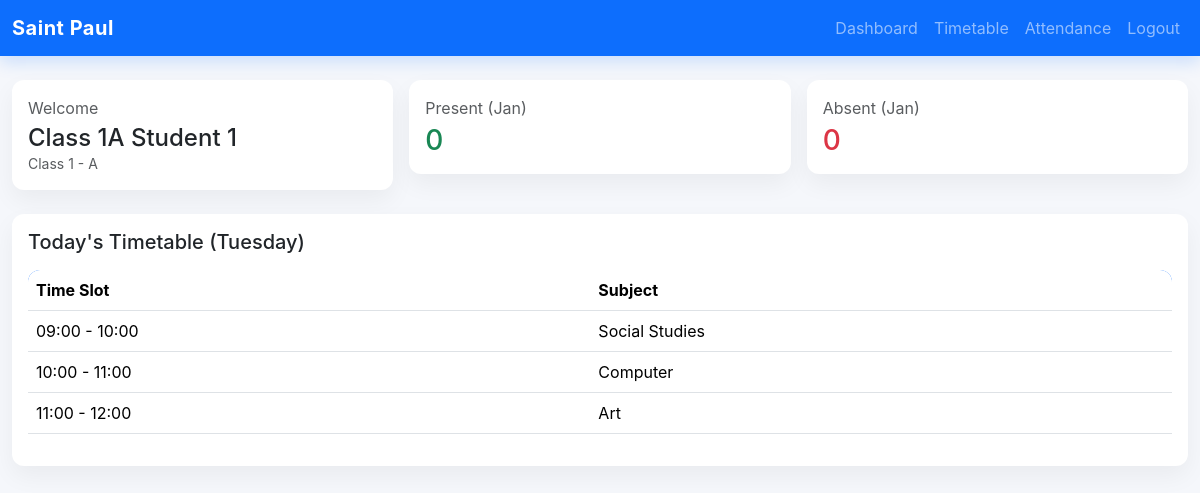
The page /student/dashboard.php (signed in) on the database its author committed.
### tables this page shows
CREATE TABLE IF NOT EXISTS timetable (
  id INT AUTO_INCREMENT PRIMARY KEY,
  class VARCHAR(50) NOT NULL,
  section VARCHAR(10) NOT NULL,
  day ENUM('Monday','Tuesday','Wednesday','Thursday','Friday','Saturday') NOT NULL,
  time_slot VARCHAR(50) NOT NULL,
  subject VARCHAR(100) NOT NULL,
  created_at TIMESTAMP DEFAULT CURRENT_TIMESTAMP
);

### includes/auth.php (called while the page is built, shortened)
<?php
function e(string $value): string
{
    return htmlspecialchars($value, ENT_QUOTES, 'UTF-8');
}

### student/dashboard.php (the view, shortened to what this page needs)
<?php
require_once __DIR__ . '/../includes/header.php';
$student_id = $_SESSION['user_id'];
$student_name = $_SESSION['user_name'];
$class = $_SESSION['user_class'];
$section = $_SESSION['user_section'];
$month_start = date('Y-m-01');
$month_end = date('Y-m-t');
$stmt = $mysqli->prepare('SELECT
    SUM(status="Present") AS present_count,
    SUM(status="Absent") AS absent_count,
    COUNT(*) AS total
    FROM attendance
    WHERE student_id = ? AND attendance_date BETWEEN ? AND ?');
$stmt->bind_param('sss', $student_id, $month_start, $month_end);
$stmt->execute();
$stats = $stmt->get_result()->fetch_assoc();
$today = date('l');
$timetable_today_stmt = $mysqli->prepare('SELECT time_slot, subject FROM timetable WHERE class = ? AND section = ? AND day = ? ORDER BY time_slot');
$timetable_today_stmt->bind_param('sss', $class, $section, $today);
$timetable_today_stmt->execute();
$today_timetable = $timetable_today_stmt->get_result()->fetch_all(MYSQLI_ASSOC);
?>
<div class="row g-3">
    <div class="col-md-4">
        <div class="card p-3">
            <p class="text-muted mb-1">Welcome</p>
            <h4 class="mb-0"><?php echo e($student_name); ?></h4>
            <small class="text-muted">Class <?php echo e($class . ' - ' . $section); ?></small>
        </div>
    </div>
    <div class="col-md-4">
        <div class="card p-3">
            <p class="text-muted mb-1">Present (<?php echo date('M'); ?>)</p>
            <h3 class="mb-0 text-success"><?php echo $stats['present_count'] ?? 0; ?></h3>
        </div>
    </div>
    <div class="col-md-4">
        <div class="card p-3">
            <p class="text-muted mb-1">Absent (<?php echo date('M'); ?>)</p>
            <h3 class="mb-0 text-danger"><?php echo $stats['absent_count'] ?? 0; ?></h3>
        </div>
    </div>
</div>
<div class="card mt-4 p-3">
    <h5 class="mb-3">Today's Timetable (<?php echo e($today); ?>)</h5>
    <div class="table-responsive">
        <table class="table align-middle">
            <thead>
            <tr><th>Time Slot</th><th>Subject</th></tr>
            </thead>
            <tbody>
            <?php foreach ($today_timetable as $row): ?>
                <tr>
                    <td><?php echo e($row['time_slot']); ?></td>
                    <td><?php echo e($row['subject']); ?></td>
                </tr>
            <?php endforeach; ?>
            </tbody>
        </table>
    </div>
</div>
<?php require_once __DIR__ . '/../includes/footer.php'; ?>

### assets/css/style.css (style rules this page uses)
body { background-color: #f5f7fb; font-family: 'Inter', system-ui, -apple-system, sans-serif; }
.card { border: none; border-radius: 12px; box-shadow: 0 10px 25px rgba(0, 0, 0, 0.05); }
.table thead { background: #0d6efd; color: #fff; }
.table-responsive { border-radius: 12px; overflow: hidden; }

### rows shown on the page
timetable: time_slot "09:00 - 10:00", subject "Social Studies"
timetable: time_slot "10:00 - 11:00", subject "Computer"
timetable: time_slot "11:00 - 12:00", subject "Art"

### other values the page prints
$student_name "Class 1A Student 1"
$class . ' - ' . $section "1 - A"
$stats['present_count'] "0"
$stats['absent_count'] "0"
